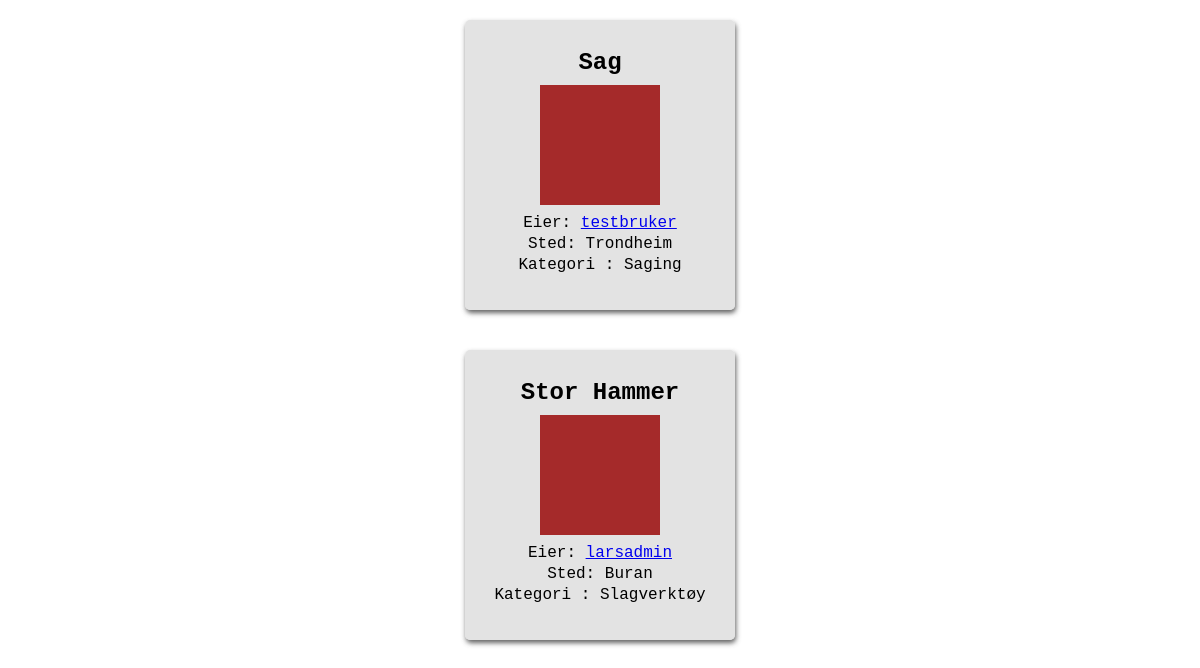
The page /homepage/listing/overview (lower part) on the database as committed earlier.
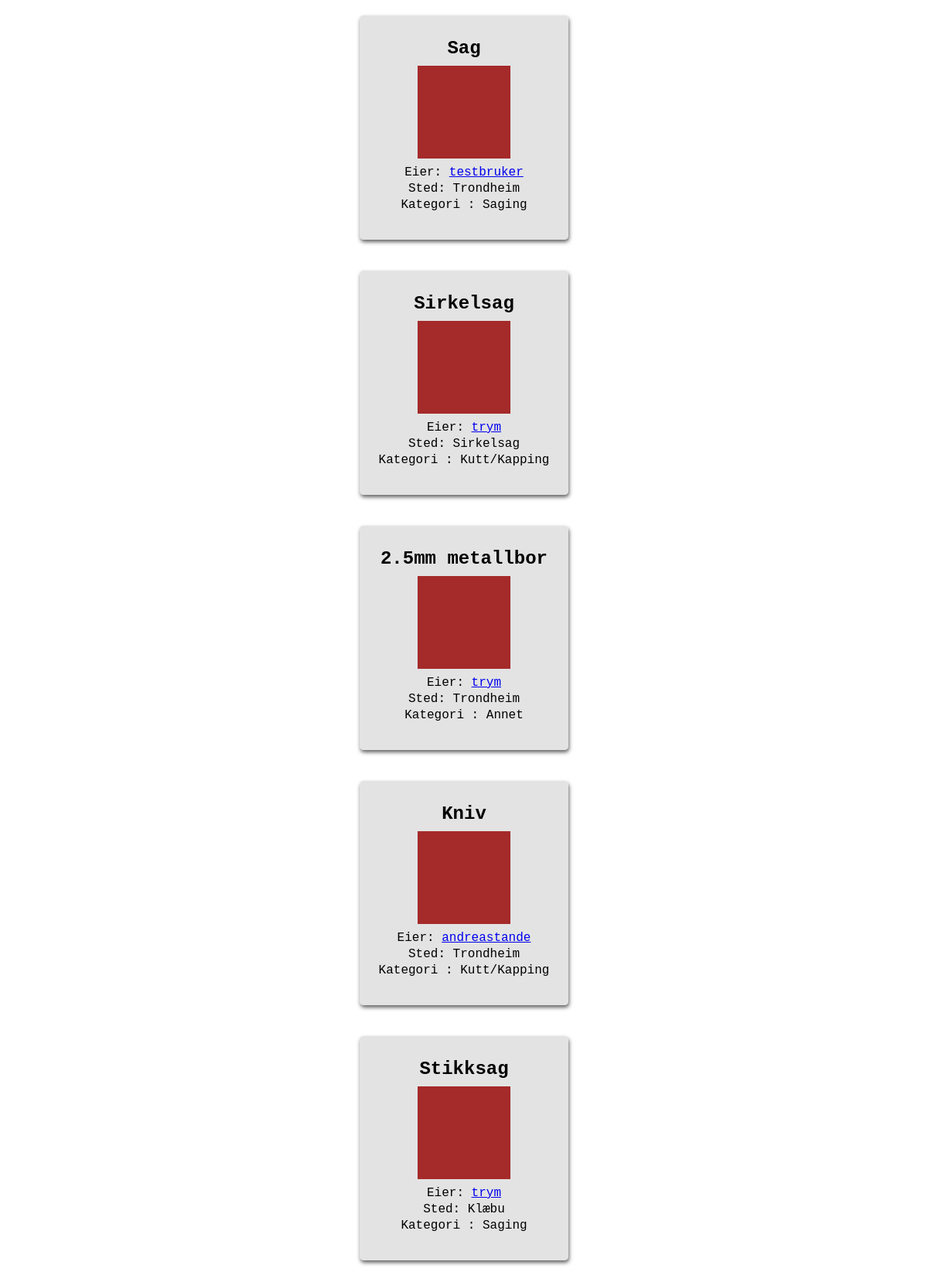
The same page on the database as committed later.
### homepage/models.py (models this page shows, shortened)
class Listing(models.Model):
    owner = models.ForeignKey(User, verbose_name = 'User', on_delete=models.CASCADE, null=True) #user burde kanskje endres til settings.AUTH_USER_MODEL. må i så fall django.conf import settings
    title = models.CharField(max_length=50, verbose_name="Tittel")
    loaned = models.BooleanField(default=False, verbose_name="Utlånt?")
    price = models.PositiveSmallIntegerField(verbose_name='Pris', default=0)
    location = models.CharField(max_length=100, verbose_name="Sted") #burde kanskje være annet enn CharField. Gjør det vanskelig å sortere etter denne attributten
    description = models.TextField(verbose_name="Beskrivelse")
    SW = 1
    PT = 2
    WD = 3
    CT = 4
    SV = 5
    BO = 6
    OT = 7
    CATEGORY_CHOICES = (
        (SW, 'Saging'),
        (PT, 'Maling'),
        (WD, 'Sveising'),
        (CT, 'Kutt/Kapping'),
        (SV, 'Skruverktøy'),
        (BO, 'Slagverktøy'),
        (OT, 'Annet'),
    )
    category = models.PositiveSmallIntegerField(
        choices = CATEGORY_CHOICES,
        default = OT,
        verbose_name="Kategori",
    )

### homepage/views.py (the view)
# urls.py: path('listing/overview', views.listing_overview, name='listing_overview'),
def listing_overview(request):
    all_listings = Listing.objects.all()
    q = request.GET.get('q', '')
    qs = request.GET.get('qs', '')
    if qs:
        searchedListings = Listing.objects.filter(Q(title__icontains=q) | Q(location__icontains=q), category=qs)
    else:
        searchedListings = Listing.objects.filter(Q(title__icontains=q) | Q(location__icontains=q))
    context={'all_listings': all_listings,
             'searchedListings':searchedListings}
    return render(request, 'homepage/listing_overview.html', context)

### homepage/templates/homepage/listing_overview.html (shortened to what this page needs)
{% extends "users/base.html" %}
{% block content %}
    <div>
        {% if searchedListings %}
            {% for listing in searchedListings %}
                <div class="listingDIV">
                    <a href="{% url 'homepage:listing' listing_id=listing.id %}" class="listingLink">invisible link!</a>
                    <div class="listingContent">
                        <h2>{{listing.title}}</h2>
                        <div class="listingImg"></div>
                        <p>Eier:   <a href="{% url 'users:profile' listing.owner %}">  <a href="{% url 'users:profile' listing.owner %}">{{listing.owner}}</a> </a> </p>
                        <p>Sted: {{listing.location}}</p>
                        <p>Kategori : {{listing.get_category_display}}</p>
                        <br>
                    </div>
                </div>
            {% endfor %}
            {% else %}
            <p>Ingen resultater</p>
        {% endif %}
    </div>
{% endblock content %}

Rows that differ between the two databases and show on the page:
removed Listing: title "Stor Hammer", owner "larsadmin", location "Buran", category "Slagverktøy"
added Listing: title "Sirkelsag", owner "trym", location "Sirkelsag", category "Kutt/Kapping"
added Listing: title "2.5mm metallbor", owner "trym", location "Trondheim", category "Annet"
added Listing: title "Kniv", owner "andreastande", location "Trondheim", category "Kutt/Kapping"
added Listing: title "Stikksag", owner "trym", location "Klæbu", category "Saging"
